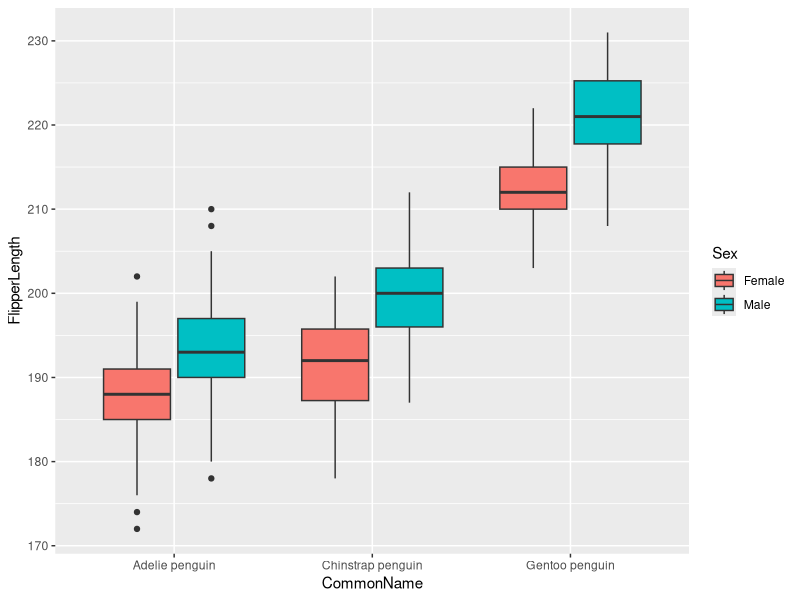

This chart was generated by the following R code:
## ---- chunk 1
#| echo: false
library(ggplot2)
penguin_df <- read.csv("../Datasets/penguins.csv") 
ggplot(penguin_df, aes(x = CommonName, y = FlipperLength, fill = Sex)) +
  geom_boxplot()
